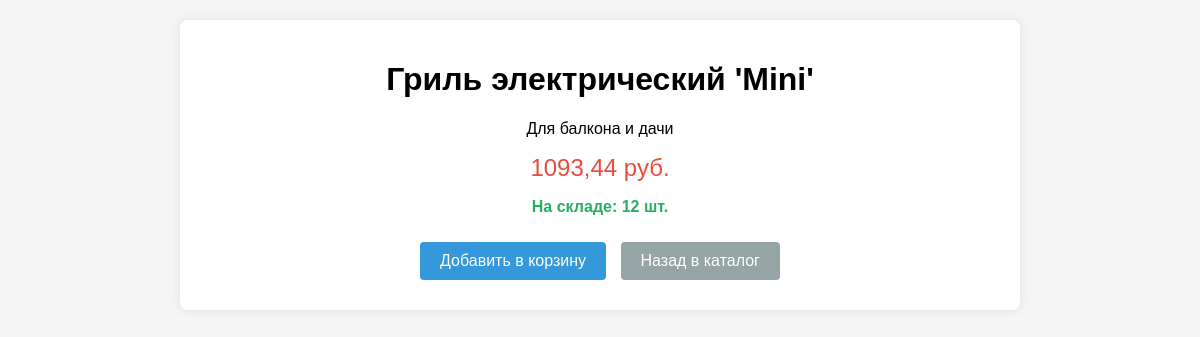
The app's page /picnic_shop/catalog/7/ with its own data.
### picnic_shop/models.py (models this page shows, shortened)
class Product(models.Model):
    name = models.CharField(max_length=200, verbose_name="Название")
    description = models.TextField(verbose_name="Описание")
    image = models.ImageField(upload_to="products/", verbose_name="Фото товара")
    price = models.DecimalField(
        max_digits=10,
        decimal_places=2,
        validators=[MinValueValidator(0)],
        verbose_name="Цена"
    )
    stock = models.IntegerField(
        validators=[MinValueValidator(0)],
        verbose_name="Количество на складе"
    )
    category = models.ForeignKey(
        Category,
        on_delete=models.CASCADE,
        verbose_name="Категория"
    )
    manufacturer = models.ForeignKey(
        Manufacturer,
        on_delete=models.CASCADE,
        verbose_name="Производитель"
    )
    class Meta:
        verbose_name = "Товар"
        verbose_name_plural = "Товары"

### picnic_shop/views.py (the view)
# urls.py: path('catalog/<int:pk>/', views.product_detail, name='product_detail'),
def product_detail(request, pk):
    product = get_object_or_404(Product, pk=pk)
    return render(request, 'shop/product_detail.html', {'product': product})

### picnic_shop/templates/shop/product_detail.html (shortened to what this page needs)
<!DOCTYPE html>
<html>
<head>
</head>
<body>
    <div class="container">
        <div class="product-detail">
            <h1>{{ product.name }}</h1>
            <p>{{ product.description }}</p>
            <div class="price">{{ product.price }} руб.</div>
            <p class="stock">На складе: {{ product.stock }} шт.</p>
            <div>
                <a href="{% url 'add_to_cart' product.id %}" class="btn">Добавить в корзину</a>
                <a href="{% url 'product_list' %}" class="btn back-btn">Назад в каталог</a>
            </div>
        </div>
    </div>
</body>
</html>

### picnic_shop/templates/shop/product_detail.html (style rules this page uses)
body { font-family: Arial, sans-serif; margin: 0; padding: 20px; background-color: #f5f5f5; }
.container { max-width: 800px; margin: 0 auto; background: white; padding: 20px; border-radius: 8px; box-shadow: 0 0 10px rgba(0,0,0,0.1); }
.product-detail { text-align: center; }
.price { font-size: 24px; color: #e74c3c; margin: 15px 0; }
.stock { color: #27ae60; font-weight: bold; }
.btn { display: inline-block; padding: 10px 20px; background: #3498db; color: white; border-radius: 4px; margin: 10px 5px; text-decoration: none; }
.back-btn { background: #95a5a6; }

### records on screen
Product: name "Гриль электрический 'Mini'", description "Для балкона и дачи", price "1093,44", stock "12"
